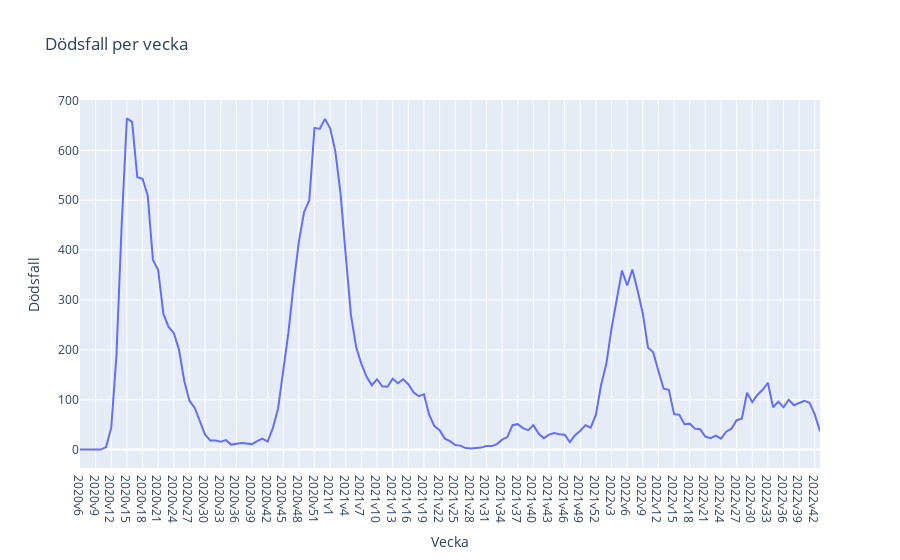

Notebook source saved alongside this figure:
### Markdown cell above
## Graphs of deaths per week

### Code cell
fig = px.line(df, x = "vecka", y = "Antal_avlidna_vecka", title= "Dödsfall per vecka")
fig.update_xaxes(title_text = "Vecka")
fig.update_yaxes(title_text = "Dödsfall")
fig.show()
fig.write_html("Visualiseringar/Dödsfall_per_vecka.html")

### Figure 1 — Plotly figure (JSON) as saved in the notebook; plotly's stock layout.template omitted (floating-point values rounded to 4 significant figures; data arrays with more than 128 entries replaced by an {"elided": "..."} marker saying what was removed)
{"data": [{"hovertemplate": "vecka=%{x}<br>Antal_avlidna_vecka=%{y}<extra></extra>", "legendgroup": "", "line": {"color": "#636efa", "dash": "solid"}, "marker": {"symbol": "circle"}, "mode": "lines", "name": "", "orientation": "v", "showlegend": false, "type": "scatter", "x": {"elided": "143 str values"}, "xaxis": "x", "y": {"elided": "143 int values"}, "yaxis": "y"}], "layout": {"legend": {"tracegroupgap": 0}, "title": {"text": "Dödsfall per vecka"}, "xaxis": {"anchor": "y", "domain": [0, 1], "title": {"text": "Vecka"}}, "yaxis": {"anchor": "x", "domain": [0, 1], "title": {"text": "Dödsfall"}}}}
